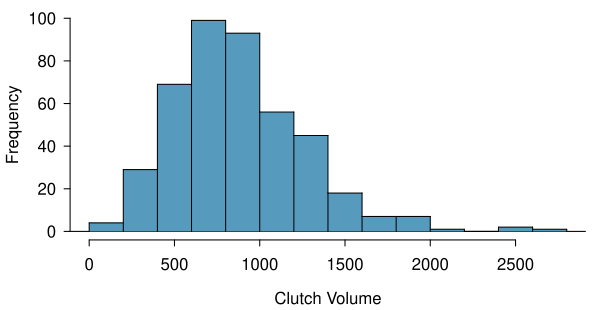

Write the R code that produced this figure.
library(openintro)
#data(frog.altitude)
data(COL)

H <- hist(frog.altitude$clutch.volume,
          breaks = 14,
          plot = FALSE)
counts <- rbind(H$counts)
from   <- head(H$breaks, -1)
to     <- tail(H$breaks, -1)
colnames(counts) <- paste(from, 'to', to)
require(xtable)
xtable(counts)

myPDF("frogHist.pdf",
      6.05, 3.1,
      mar = c(3.5, 3.5, 0.5, 1),
      mgp = c(2.4, 0.7, 0))
histPlot(frog.altitude$clutch.volume,
         breaks = 14,
         xlab = 'Clutch Volume',
         ylab = "Frequency",
         ylim = c(0, 100),
         col = COL[1],
         border = COL[5])
dev.off()
